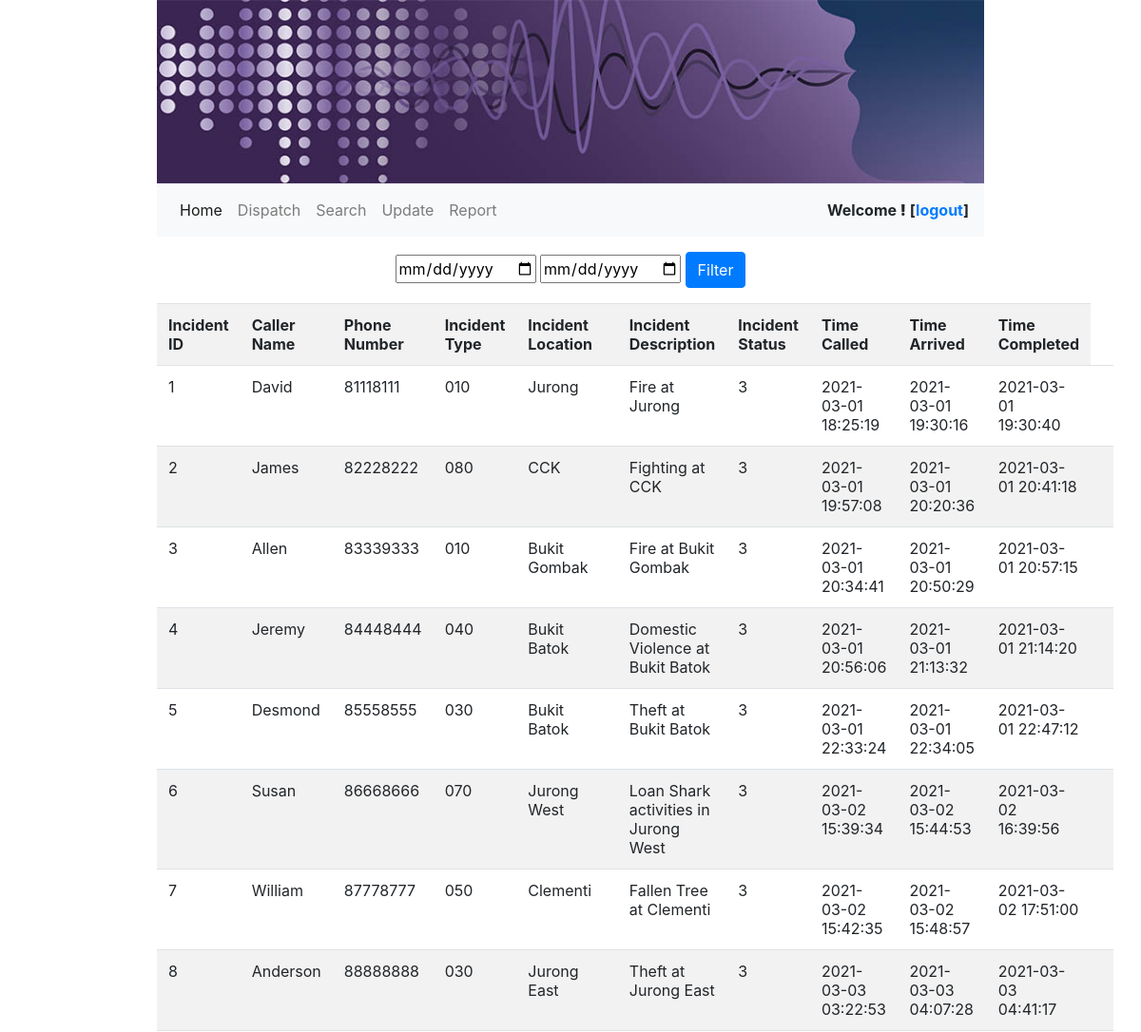
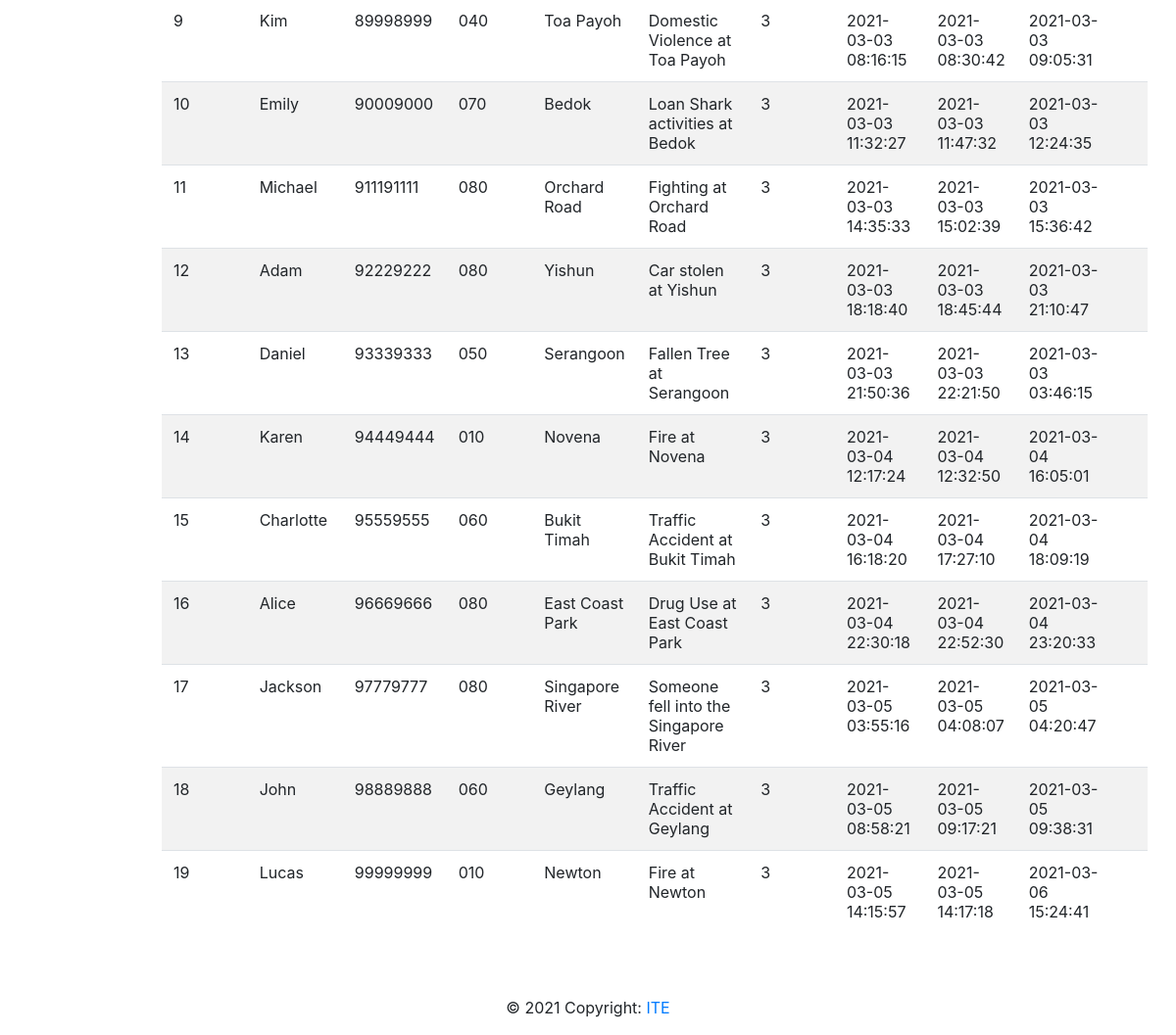
The app's page /report.php (signed in) with its own data (2 pictures, top to bottom).
### tables this page shows
CREATE TABLE `dispatch` (
  `incident_id` int(11) NOT NULL,
  `patrolcar_id` varchar(10) NOT NULL,
  `time_dispatched` datetime NOT NULL,
  `time_arrived` datetime DEFAULT NULL,
  `time_completed` datetime DEFAULT NULL
);

CREATE TABLE `incident` (
  `incident_id` int(11) NOT NULL,
  `caller_name` varchar(30) NOT NULL,
  `phone_number` varchar(10) NOT NULL,
  `incident_type_id` varchar(3) NOT NULL,
  `incident_location` varchar(50) NOT NULL,
  `incident_desc` varchar(100) NOT NULL,
  `incident_status_id` varchar(1) NOT NULL,
  `time_called` datetime NOT NULL
);

### report.php (the view, shortened to what this page needs)
<?php
	$conn = new mysqli(DB_SERVER,DB_USER,DB_PASSWORD,DB_DATABASE);
	$query = 'SELECT incident.incident_id, incident.caller_name, incident.phone_number, incident.incident_type_id, incident.incident_location, incident.incident_desc, incident.incident_status_id,  incident.time_called, dispatch.incident_id, dispatch.time_arrived, dispatch.time_completed
	from dispatch
	INNER JOIN incident
	ON dispatch.incident_id = incident.incident_id';
	$noFilter = @mysqli_query($conn, $query);
?>
<link href="css/bootstrap-4.4.1.css" rel="stylesheet" type="text/css">
<body>
<div class="container" style="width:900px">
	<?php
		include "header.php";
	?>
	<form method="POST" class="mt-3 text-center">
		<input type="date" name="start">
		<input type="date" name="end">
		<button type="submit" class="btn btn-primary" name="filterBtnClicked"'>Filter</button>
	</form>
		<table class="table table-striped">
			<?php
			echo '<tr>
			  <th scope="col">Incident ID</th>
			  <th scope="col">Caller Name</th>
			  <th scope="col">Phone Number</th>
			  <th scope="col">Incident Type</th>
			  <th scope="col">Incident Location</th>
			  <th scope="col">Incident Description</th>
			  <th scope="col">Incident Status</th>
			  <th scope="col">Time Called</th>
			  <th scope="col">Time Arrived</th>
			  <th scope="col">Time Completed</th>
			</tr>';
				if (isset($_POST["filterBtnClicked"])){
					$startDate = $_POST["start"];
					$endDate = $_POST["end"];
					$query = "SELECT incident.incident_id, incident.caller_name, incident.phone_number, incident.incident_type_id, incident.incident_location, incident.incident_desc, incident.incident_status_id,  incident.time_called, dispatch.incident_id, dispatch.time_arrived, dispatch.time_completed
					from dispatch
					INNER JOIN incident
					ON dispatch.incident_id = incident.incident_id
					WHERE time_called BETWEEN '$startDate' and '$endDate'";
					$filtered = @mysqli_query($conn, $query);
					@mysqli_query($conn, $query);
				  	while($row = mysqli_fetch_array($filtered)){
					echo '<tr><td>' .
					$row['incident_id'] . '</td><td>' .
					$row['caller_name'] . '</td><td>' .
					$row['phone_number'] . '</td><td>' .
					$row['incident_type_id'] . '</td><td>' .
					$row['incident_location'] . '</td><td>' .
					$row['incident_desc'] . '</td><td>' .
					$row['incident_status_id'] . '</td><td>' .
					$row['time_called'] . '</td><td>' .
					$row['time_arrived'] . '</td><td>' .
					$row['time_completed'] . '</td><td>';
				echo '</tr>';}
				}
				else {
				while($row = mysqli_fetch_array($noFilter)){
				echo '<tr><td>' .
					$row['incident_id'] . '</td><td>' .
					$row['caller_name'] . '</td><td>' .
					$row['phone_number'] . '</td><td>' .
					$row['incident_type_id'] . '</td><td>' .
					$row['incident_location'] . '</td><td>' .
					$row['incident_desc'] . '</td><td>' .
					$row['incident_status_id'] . '</td><td>' .
					$row['time_called'] . '</td><td>' .
					$row['time_arrived'] . '</td><td>' .
					$row['time_completed'] . '</td><td>';
				echo '</tr>';}
				}
				?>
		</table>
	<?php
		include "footer.php";
	?>
</div>
</body>

### header.php (shortened to what this page needs)
<header> <img src="images/banner.jpg" class="img-fluid" alt="PESS">
    <nav class="navbar navbar-expand-lg navbar-light bg-light">
      <div class="collapse navbar-collapse" id="navbarSupportedContent1">
        <ul class="navbar-nav mr-auto">
          <li class="nav-item active"> <a class="nav-link" href="logcall.php">Home <span class="sr-only">(current)</span></a> </li>
          <li class="nav-item"> <a class="nav-link" href="dispatch.php">Dispatch</a> </li>
			<li class="nav-item"> <a class="nav-link" href="search.php">Search</a> </li>
		  <li class="nav-item"> <a class="nav-link" href="update.php">Update</a> </li>
		<li class="nav-item"> <a class="nav-link" href="report.php">Report</a> </li>
			</ul>
			<ul class="my-2 my-sm-0">
			<dt>
			<?php
				$has_Cookie_DisplayName = isset($_COOKIE["COOKIE_DisplayName"]);
				if($has_Cookie_DisplayName == true) {
					$_cookie_Displayname = $_COOKIE["COOKIE_DisplayName"];
					echo "Welcome <strong>" . $_cookie_DisplayName . "!</strong> [<a href='logout.php'>logout</a>]";
				}
				else {
				$has_Session_DisplayName = isset($_SESSION["SESS_DISPLAYNAME"]);
				if($has_Session_DisplayName == true) {
					$session_DisplayName = $_SESSION["SESS_DISPLAYNAME"];
					echo "Welcome <strong>" . $session_DisplayName . "!</strong> [<a href='logout.php'>logout</a>]";
				}
				}
			?>
			</dt>
		 </ul>
      </div>
    </nav>
  </header>

### footer.php
<footer class="text-center mt-5 py-3">
	&copy; 2021 Copyright: <a href="https://ww.ite.edu.sg">ITE</a>
</footer>

### records on screen
dispatch: incident "1", incident.caller_name "David", incident.phone_number "81118111", incident.incident_type_id "010", incident.incident_location "Jurong", incident.incident_desc "Fire at Jurong", incident.incident_status_id "3", incident.time_called "2021-03-01 18:25:19", time_arrived "2021-03-01 19:30:16", time_completed "2021-03-01 19:30:40"
dispatch: incident "2", incident.caller_name "James", incident.phone_number "82228222", incident.incident_type_id "080", incident.incident_location "CCK", incident.incident_desc "Fighting at CCK", incident.incident_status_id "3", incident.time_called "2021-03-01 19:57:08", time_arrived "2021-03-01 20:20:36", time_completed "2021-03-01 20:41:18"
dispatch: incident "3", incident.caller_name "Allen", incident.phone_number "83339333", incident.incident_type_id "010", incident.incident_location "Bukit Gombak", incident.incident_desc "Fire at Bukit Gombak", incident.incident_status_id "3", incident.time_called "2021-03-01 20:34:41", time_arrived "2021-03-01 20:50:29", time_completed "2021-03-01 20:57:15"
dispatch: incident "4", incident.caller_name "Jeremy", incident.phone_number "84448444", incident.incident_type_id "040", incident.incident_location "Bukit Batok", incident.incident_desc "Domestic Violence at Bukit Batok", incident.incident_status_id "3", incident.time_called "2021-03-01 20:56:06", time_arrived "2021-03-01 21:13:32", time_completed "2021-03-01 21:14:20"
dispatch: incident "5", incident.caller_name "Desmond", incident.phone_number "85558555", incident.incident_type_id "030", incident.incident_location "Bukit Batok", incident.incident_desc "Theft at Bukit Batok", incident.incident_status_id "3", incident.time_called "2021-03-01 22:33:24", time_arrived "2021-03-01 22:34:05", time_completed "2021-03-01 22:47:12"
dispatch: incident "6", incident.caller_name "Susan", incident.phone_number "86668666", incident.incident_type_id "070", incident.incident_location "Jurong West", incident.incident_desc "Loan Shark activities in Jurong West", incident.incident_status_id "3", incident.time_called "2021-03-02 15:39:34", time_arrived "2021-03-02 15:44:53", time_completed "2021-03-02 16:39:56"
dispatch: incident "7", incident.caller_name "William", incident.phone_number "87778777", incident.incident_type_id "050", incident.incident_location "Clementi", incident.incident_desc "Fallen Tree at Clementi", incident.incident_status_id "3", incident.time_called "2021-03-02 15:42:35", time_arrived "2021-03-02 15:48:57", time_completed "2021-03-02 17:51:00"
dispatch: incident "8", incident.caller_name "Anderson", incident.phone_number "88888888", incident.incident_type_id "030", incident.incident_location "Jurong East", incident.incident_desc "Theft at Jurong East", incident.incident_status_id "3", incident.time_called "2021-03-03 03:22:53", time_arrived "2021-03-03 04:07:28", time_completed "2021-03-03 04:41:17"
dispatch: incident "9", incident.caller_name "Kim", incident.phone_number "89998999", incident.incident_type_id "040", incident.incident_location "Toa Payoh", incident.incident_desc "Domestic Violence at Toa Payoh", incident.incident_status_id "3", incident.time_called "2021-03-03 08:16:15", time_arrived "2021-03-03 08:30:42", time_completed "2021-03-03 09:05:31"
dispatch: incident "10", incident.caller_name "Emily", incident.phone_number "90009000", incident.incident_type_id "070", incident.incident_location "Bedok", incident.incident_desc "Loan Shark activities at Bedok", incident.incident_status_id "3", incident.time_called "2021-03-03 11:32:27", time_arrived "2021-03-03 11:47:32", time_completed "2021-03-03 12:24:35"
dispatch: incident "11", incident.caller_name "Michael", incident.phone_number "911191111", incident.incident_type_id "080", incident.incident_location "Orchard Road", incident.incident_desc "Fighting at Orchard Road", incident.incident_status_id "3", incident.time_called "2021-03-03 14:35:33", time_arrived "2021-03-03 15:02:39", time_completed "2021-03-03 15:36:42"
dispatch: incident "12", incident.caller_name "Adam", incident.phone_number "92229222", incident.incident_type_id "080", incident.incident_location "Yishun", incident.incident_desc "Car stolen at Yishun", incident.incident_status_id "3", incident.time_called "2021-03-03 18:18:40", time_arrived "2021-03-03 18:45:44", time_completed "2021-03-03 21:10:47"
dispatch: incident "13", incident.caller_name "Daniel", incident.phone_number "93339333", incident.incident_type_id "050", incident.incident_location "Serangoon", incident.incident_desc "Fallen Tree at Serangoon", incident.incident_status_id "3", incident.time_called "2021-03-03 21:50:36", time_arrived "2021-03-03 22:21:50", time_completed "2021-03-03 03:46:15"
dispatch: incident "14", incident.caller_name "Karen", incident.phone_number "94449444", incident.incident_type_id "010", incident.incident_location "Novena", incident.incident_desc "Fire at Novena", incident.incident_status_id "3", incident.time_called "2021-03-04 12:17:24", time_arrived "2021-03-04 12:32:50", time_completed "2021-03-04 16:05:01"
dispatch: incident "15", incident.caller_name "Charlotte", incident.phone_number "95559555", incident.incident_type_id "060", incident.incident_location "Bukit Timah", incident.incident_desc "Traffic Accident at Bukit Timah", incident.incident_status_id "3", incident.time_called "2021-03-04 16:18:20", time_arrived "2021-03-04 17:27:10", time_completed "2021-03-04 18:09:19"
dispatch: incident "16", incident.caller_name "Alice", incident.phone_number "96669666", incident.incident_type_id "080", incident.incident_location "East Coast Park", incident.incident_desc "Drug Use at East Coast Park", incident.incident_status_id "3", incident.time_called "2021-03-04 22:30:18", time_arrived "2021-03-04 22:52:30", time_completed "2021-03-04 23:20:33"
dispatch: incident "17", incident.caller_name "Jackson", incident.phone_number "97779777", incident.incident_type_id "080", incident.incident_location "Singapore River", incident.incident_desc "Someone fell into the Singapore River", incident.incident_status_id "3", incident.time_called "2021-03-05 03:55:16", time_arrived "2021-03-05 04:08:07", time_completed "2021-03-05 04:20:47"
dispatch: incident "18", incident.caller_name "John", incident.phone_number "98889888", incident.incident_type_id "060", incident.incident_location "Geylang", incident.incident_desc "Traffic Accident at Geylang", incident.incident_status_id "3", incident.time_called "2021-03-05 08:58:21", time_arrived "2021-03-05 09:17:21", time_completed "2021-03-05 09:38:31"
dispatch: incident "19", incident.caller_name "Lucas", incident.phone_number "99999999", incident.incident_type_id "010", incident.incident_location "Newton", incident.incident_desc "Fire at Newton", incident.incident_status_id "3", incident.time_called "2021-03-05 14:15:57", time_arrived "2021-03-05 14:17:18", time_completed "2021-03-06 15:24:41"
